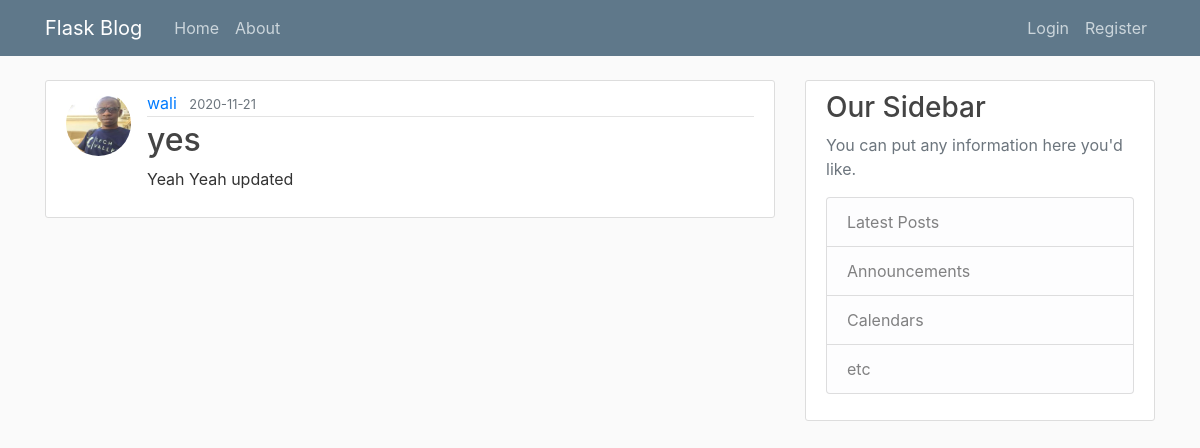
The page /post/12 on the database its author committed.
### flaskblog/models.py (models this page shows, shortened)
class User (db.Model, UserMixin):
    id = db.Column(db.Integer, primary_key = True)
    username = db.Column(db.String(20), unique = True, nullable = False)
    email = db.Column(db.String(120), unique = True, nullable = False)
    password = db.Column(db.String(60), nullable = False)
    image = db.Column(db.String(20), nullable = False, default = "default.jpg")
    posts = db.relationship('Post', backref='author', lazy = True)

class Post (db.Model):
    id = db.Column(db.Integer, primary_key = True)
    title = db.Column(db.String(20), nullable = False)
    content = db.Column(db.String(200), nullable = False)
    date_posted = db.Column(db.DateTime, nullable = False, default=datetime.utcnow)
    userid = db.Column (db.Integer, db.ForeignKey('user.id'), nullable= False)

### flaskblog/posts/routes.py (the view)
@posts.route('/post/<int:post_id>', methods = ['GET', 'POST'])
def Blogpost(post_id):
    post = Post.query.get_or_404(post_id)
    return render_template('post.html', title = post.title , post=post )

### flaskblog/templates/post.html (shortened to what this page needs)
{% extends "layout.html" %}
{% block contents %}
    <article class="media content-section">
        <img src="{{ url_for('static', filename='profile_pics/'+ post.author.image) }}" alt="User" class="rounded-circle article-img">
        <div class="media-body">
            <div class="article-metadata">
                <a class="mr-2">{{ post.author.username }}</a>
                <small class="text-muted">{{ post.date_posted.strftime('%Y-%m-%d') }}</small>
            </div>
            <h2 class="article-title" >{{ post.title }}</h2>
            <p class="article-content">{{ post.content }}</p>
        </div>
    </article>
{% endblock contents%}

### flaskblog/static/main.css (style rules this page uses)
body { background: #fafafa; color: #333333; margin-top: 5rem; }
h1, h2, h3, h4, h5, h6 { color: #444444; }
.content-section { background: #ffffff; padding: 10px 20px; border: 1px solid #dddddd; border-radius: 3px; margin-bottom: 20px; }
.article-title { color: #444444; }
.article-content { white-space: pre-line; }
.article-img { height: 65px; width: 65px; margin-right: 16px; }
.article-metadata { padding-bottom: 1px; margin-bottom: 4px; border-bottom: 1px solid #e3e3e3 }

### rows shown on the page
User: image (picture), author.username "wali"
Post: date_posted "2020-11-21", title "yes", content "Yeah Yeah updated"
